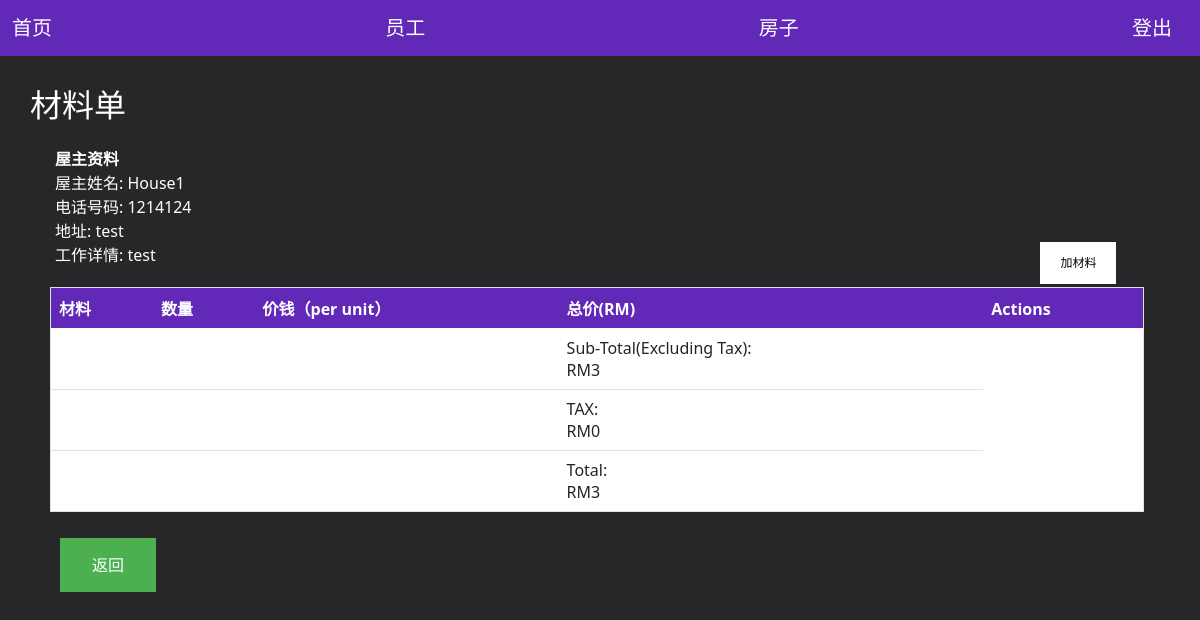
The app's page /Order/editPO.php?POid=8 (signed in), older data.
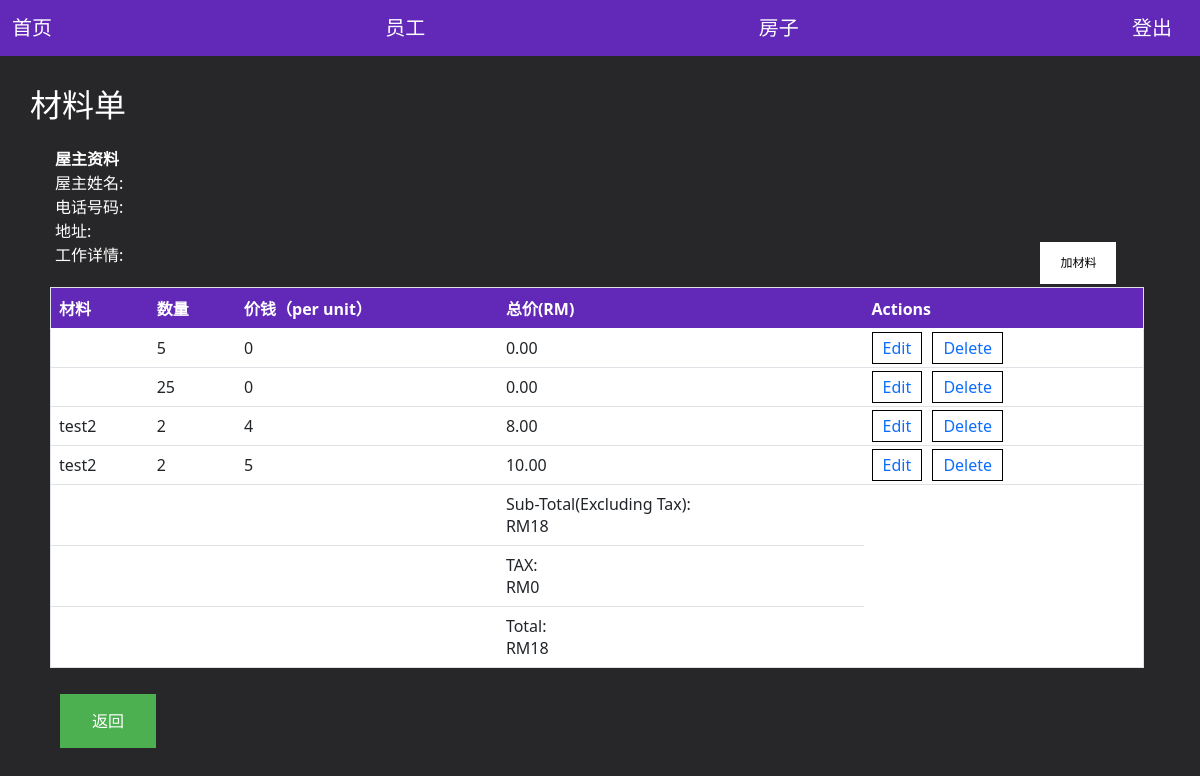
The same page, newer data.
### tables this page shows
CREATE TABLE `supplier` (
  `house_id` int(10) NOT NULL,
  `owner_name` varchar(100) NOT NULL,
  `phNumber` varchar(100) NOT NULL,
  `house_address` varchar(100) NOT NULL,
  `work_details` varchar(100) NOT NULL,
  `completed` int(1) NOT NULL
);

CREATE TABLE `purchase_order` (
  `PO_id` int(10) NOT NULL,
  `house_id` int(10) NOT NULL,
  `subTotal` int(10) NOT NULL,
  `taxPrice` int(10) NOT NULL,
  `totalPrice` int(10) NOT NULL,
  `purchase_date` date NOT NULL
);

CREATE TABLE `purchase_order_detail` (
  `PO_DTid` int(10) NOT NULL,
  `PO_id` int(10) NOT NULL,
  `product_name` varchar(100) NOT NULL,
  `product_price` int(10) NOT NULL,
  `quantity` int(10) NOT NULL
);

### Order/editPO.php (the view, shortened to what this page needs)
<?php
require('../config.php');
if(!empty($_GET['POid']))
{
	$PURCHASEORDERID = $_GET['POid'];
}
include('../Home/header.php');
$sql = "SELECT * FROM purchase_order where PO_id = '$PURCHASEORDERID'";
$result = $conn->query($sql);
while($rows = $result->fetch_assoc()){
	$house_id = $rows['house_id'];
	$subTotal = $rows['subTotal'];
	$taxPrice = $rows['taxPrice'];
	$totalPrice = $rows['totalPrice'];
}
?>
<!DOCTYPE html>
<html>
<head>
<link rel="stylesheet" type="text/css" href="../style.css">
</head>
<body>
	<div style="width: 100%;height: 100%;float: left;background-color: #272729; padding: 2.5%">
		<div>
			<h2 style="float: left; color: white">材料单</h2>
		</div>
			<div style="margin:10px 20px;float:left;width: 96%;overflow-y: auto;">
				<div style="float: left;width: 50%;height: 100px;padding: 5px; color: white;">
					<?php
						$sql = "SELECT * FROM supplier WHERE house_id = '$house_id'";
						$result = $conn->query($sql);
						while($rows = $result->fetch_assoc()){
							$name = $rows['owner_name'];
							$telephone = $rows['phNumber'];
							$address = $rows['house_address'];
							$work_details = $rows['work_details'];
						}
					?>
					<div><b>屋主资料</b></div>
					<div>屋主姓名: <?php echo $name;?></div>
					<div>电话号码: <?php echo $telephone;?></div>
					<div>地址: <?php echo $address;?></div>
					<div>工作详情: <?php echo $work_details;?></div>
				</div>
				<div style="float: right; margin-bottom: 5px; height: 40px;width: 100%;">
					<a style="float: right;" href="addItemPO.php?POid=<?php echo $PURCHASEORDERID;?>" class="button button1">
						<span>加材料</span></a>
				</div>
				<div style="width: 100%;height:500px;float: left;" id="table-wrapper">
					<table border="1" style="background-color:white; border-collapse:collapse;width: 100%;" class="table">
					<thead style="background-color: #6228b8">
					 		<tr>
						 		<th>材料</th>
							 	<th>数量</th>
							 	<th>价钱（per unit）</th>
							 	<th>总价(RM)</th>
							 	<th>Actions</th>
						 	</tr>
					 	</thead>
						<tbody id="itemTable">
							<?php
								$sql = "SELECT * FROM purchase_order_detail WHERE PO_id = '$PURCHASEORDERID'";
								$result = $conn->query($sql);
								while($rows = $result->fetch_assoc()){
									$total = $rows['product_price']*$rows['quantity'];
									$total2 = sprintf('%0.2f',$total);
							?>
						 	<tr>
						 		<td><label><?php echo $rows['product_name'];?></label></td>
						 		<td><label><?php echo $rows['quantity'];?></label></td>
						 		<td><label><?php echo $rows['product_price'];?></label></td>
						 		<td><label><?php echo $total2;?></label></td>
						 		<td>
						 			<a href="editItemPO.php?PODetailid=<?php echo $rows['PO_DTid'];?>"><span class="editBtn">Edit</span></a>
						 			<a href="deleteItemPO.php?PODetailid=<?php echo $rows['PO_DTid'];?>" onclick="return confirm('Are you sure you want to delete this?')"><span class="deleteBtn">Delete</span></a>
						 		</td>
						 	</tr>
						 	<?php
						 	}
						 	?>
						 	<tr>
						 		<td colspan="3"></td>
						 		<td>
						 			<label>Sub-Total(Excluding Tax): </label>
						 			<br>
						 			<label><?php echo "RM".$subTotal;?></label>
						 		</td>
						 	</tr>
						 	<tr>
						 		<td colspan="3"></td>
						 		<td>
						 			<label>TAX: </label>
						 			<br>
						 			<label><?php echo "RM".$taxPrice;?></label>
						 		</td>
						 	</tr>
						 	<tr>
						 		<td colspan="3"></td>
						 		<td>
						 			<label>Total: </label>
						 			<br>
						 			<label><?php echo "RM".$totalPrice;?></label>
						 		</td>
						 	</tr>
					 	</tbody>
					</table>
					<div style="width: 100%;height: 45px;margin-top: 10px;">
					 	<button id="backBtn" onclick="window.location='../Payment/viewINV.php?INVid=<?php echo $_SESSION['INVid']?>'">返回</button>
					</div>
				</div>
			</div>
		</div>
</body>
</html>

Row changes from the older to the newer data that the page shows:
removed supplier: owner_name "House1", phNumber "1214124", house_address "test", work_details "test"
now on this page (row edited): purchase_order_detail: quantity "5", product_price "0", total2 "0.00"
now on this page (row edited): purchase_order_detail: quantity "25", product_price "0", total2 "0.00"
now on this page (row edited): purchase_order_detail: product_name "test2", quantity "2", product_price "4", total2 "8.00"
now on this page (row edited): purchase_order_detail: product_name "test2", quantity "2", product_price "5", total2 "10.00"
changed purchase_order: subTotal "3" → "18"; totalPrice "3" → "18"
